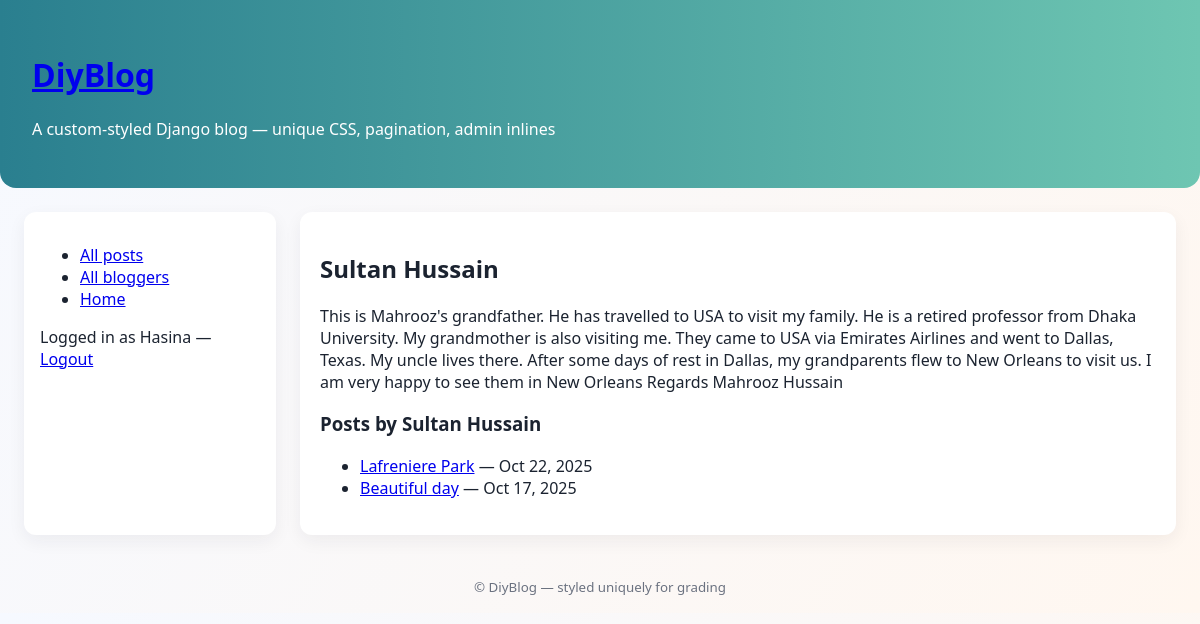
Page /blog/blogger/1/ (signed in) on the committed database.
### blog/models.py (models this page shows, shortened)
class Blogger(models.Model):
    user = models.OneToOneField(User, on_delete=models.SET_NULL, null=True, blank=True)
    name = models.CharField(max_length=200)
    bio = models.TextField(blank=True)
    created_at = models.DateTimeField(default=timezone.now)

class BlogPost(models.Model):
    title = models.CharField(max_length=255)
    author = models.ForeignKey(Blogger, on_delete=models.SET_NULL, null=True, related_name='posts')
    content = models.TextField()
    created_at = models.DateTimeField(default=timezone.now, db_index=True)
    class Meta:
        ordering = ['-created_at']  # newest first

### blog/views.py (the view)
# urls.py: path('blogger/<int:pk>/', views.blogger_detail, name='blogger_detail'),
def blogger_detail(request, pk):
    blogger = get_object_or_404(Blogger, pk=pk)
    posts = blogger.posts.all()  # ordering set on BlogPost Meta -> newest first
    return render(request, 'blog/blogger_detail.html', {'blogger': blogger, 'posts': posts})

### blog/templates/blog/blogger_detail.html (shortened to what this page needs)
{% extends 'blog/base.html' %}
{% block content %}
<h2>{{ blogger.name }}</h2>
<div class="bio">
  <p>{{ blogger.bio|default:"No bio provided." }}</p>
</div>
<h3>Posts by {{ blogger.name }}</h3>
<ul>
  {% for p in posts %}
    <li><a href="{% url 'blog:blog_detail' p.pk %}">{{ p.title }}</a> — {{ p.created_at|date:"M j, Y" }}</li>
  {% empty %}
    <li>No posts by this author.</li>
  {% endfor %}
</ul>
{% endblock %}

### blog/templates/blog/base.html (shortened to what this page needs)
{% load static %}
<!doctype html>
<html lang="en">
<head>
  <link rel="stylesheet" href="{% static 'css/site.css' %}">
</head>
<body>
  <div class="site-header">
    <h1><a href="{% url 'blog:index' %}">DiyBlog</a></h1>
    <p class="site-sub">A custom-styled Django blog — unique CSS, pagination, admin inlines</p>
  </div>
  <div class="container">
    <aside class="sidebar">
      <nav>
        <ul>
          <li><a href="{% url 'blog:blog_list' %}">All posts</a></li>
          <li><a href="{% url 'blog:blogger_list' %}">All bloggers</a></li>
          <li><a href="{% url 'blog:index' %}">Home</a></li>
        </ul>
      </nav>
      <div class="auth-links">
        {% if user.is_authenticated %}
          <p>Logged in as {{ user.username }} — <a href="{% url 'logout' %}?next={{ request.path }}">Logout</a></p>
        {% else %}
          <p><a href="{% url 'login' %}?next={{ request.path }}">Login</a></p>
        {% endif %}
      </div>
    </aside>
    <main class="content">
      {% block content %}{% endblock %}
    </main>
  </div>
  <footer class="site-footer">
    <small>© {{ now|date:"Y" }} DiyBlog — styled uniquely for grading</small>
  </footer>
</body>
</html>

### blog/static/css/site.css (style rules this page uses)
body { font-family: "Segoe UI", Roboto, Arial, sans-serif; background: linear-gradient(120deg,#f6f9ff,#fff7f0); color: #1b2330; margin: 0; }
.site-header { padding: 2rem; background: linear-gradient(90deg,#2a7f8f,#6ec6b2); color: white; border-bottom-left-radius: 16px; border-bottom-right-radius: 16px; }
.container { display: flex; gap: 1.5rem; padding: 1.5rem; }
.sidebar { width: 220px; background: white; padding: 1rem; border-radius: 12px; box-shadow: 0 6px 18px rgba(30,40,50,0.06); }
.content { flex: 1; background: white; padding: 1.25rem; border-radius: 12px; box-shadow: 0 6px 18px rgba(30,40,50,0.06); }
.site-footer { text-align:center; padding:1rem; color:#6b7280; }

### rows in the picture
Blogger: name "Sultan Hussain", bio "This is Mahrooz's grandfather. He has travelled to USA to visit my family. He is a retired professor from Dhaka University. My grandmother is also visiting me. They came to USA via Emirates Airlines and went to Dallas, Texas. My uncle lives there. After some days of rest in Dallas, my grandparents flew to New Orleans to visit us. I am very happy to see them in New Orleans Regards Mahrooz Hussain"
BlogPost: title "Lafreniere Park", created_at "Oct 22, 2025"
BlogPost: title "Beautiful day", created_at "Oct 17, 2025"

### other values in the picture
{{ user.username }} "Hasina"
